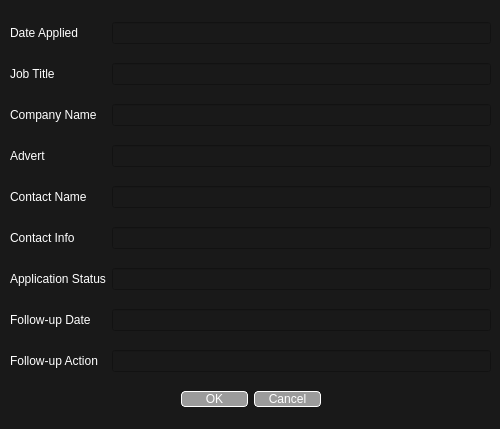
<?xml version="1.0" encoding="UTF-8"?>
<ui version="4.0">
 <class>EditAppDialog</class>
 <widget class="QDialog" name="EditAppDialog">
  <property name="geometry">
   <rect>
    <x>0</x>
    <y>0</y>
    <width>500</width>
    <height>429</height>
   </rect>
  </property>
  <property name="minimumSize">
   <size>
    <width>500</width>
    <height>0</height>
   </size>
  </property>
  <property name="windowTitle">
   <string>Dialog</string>
  </property>
  <property name="styleSheet">
   <string notr="true">background-color : rgb(25,25,25);
color :  rgb(255,255,255)</string>
  </property>
  <widget class="QWidget" name="gridLayoutWidget">
   <property name="geometry">
    <rect>
     <x>10</x>
     <y>9</y>
     <width>481</width>
     <height>411</height>
    </rect>
   </property>
   <layout class="QGridLayout" name="gridLayout">
    <item row="3" column="1">
     <widget class="QLineEdit" name="AdvertLink">
      <property name="readOnly">
       <bool>true</bool>
      </property>
     </widget>
    </item>
    <item row="7" column="0">
     <widget class="QLabel" name="lFollowUpDate">
      <property name="text">
       <string>Follow-up Date</string>
      </property>
     </widget>
    </item>
    <item row="4" column="0">
     <widget class="QLabel" name="lContactName">
      <property name="text">
       <string>Contact Name</string>
      </property>
     </widget>
    </item>
    <item row="1" column="1">
     <widget class="QLineEdit" name="JobTitle">
      <property name="readOnly">
       <bool>true</bool>
      </property>
     </widget>
    </item>
    <item row="6" column="0">
     <widget class="QLabel" name="lApplicatiopnStatus">
      <property name="text">
       <string>Application Status</string>
      </property>
     </widget>
    </item>
    <item row="5" column="0">
     <widget class="QLabel" name="lContactInfo">
      <property name="text">
       <string>Contact Info</string>
      </property>
     </widget>
    </item>
    <item row="3" column="0">
     <widget class="QLabel" name="lAdvert">
      <property name="text">
       <string>Advert</string>
      </property>
     </widget>
    </item>
    <item row="0" column="0">
     <widget class="QLabel" name="lDateApplied">
      <property name="text">
       <string>Date Applied</string>
      </property>
     </widget>
    </item>
    <item row="2" column="0">
     <widget class="QLabel" name="lCompanyName">
      <property name="text">
       <string>Company Name</string>
      </property>
     </widget>
    </item>
    <item row="0" column="1">
     <widget class="QLineEdit" name="DateApplied">
      <property name="minimumSize">
       <size>
        <width>120</width>
        <height>0</height>
       </size>
      </property>
      <property name="readOnly">
       <bool>true</bool>
      </property>
     </widget>
    </item>
    <item row="9" column="0" colspan="2">
     <widget class="QDialogButtonBox" name="buttonBox">
      <property name="styleSheet">
       <string notr="true">min-width : 65px;
background-color: rgb(155,155,155);
border:1px solid rgb(255,255,255);
border-radius: 4</string>
      </property>
      <property name="orientation">
       <enum>Qt::Horizontal</enum>
      </property>
      <property name="standardButtons">
       <set>QDialogButtonBox::Cancel|QDialogButtonBox::Ok</set>
      </property>
      <property name="centerButtons">
       <bool>true</bool>
      </property>
     </widget>
    </item>
    <item row="1" column="0">
     <widget class="QLabel" name="lJobTitle">
      <property name="text">
       <string>Job Title</string>
      </property>
     </widget>
    </item>
    <item row="2" column="1">
     <widget class="QLineEdit" name="CompanyName">
      <property name="readOnly">
       <bool>true</bool>
      </property>
     </widget>
    </item>
    <item row="8" column="0">
     <widget class="QLabel" name="lFollowUpAction">
      <property name="text">
       <string>Follow-up Action</string>
      </property>
     </widget>
    </item>
    <item row="4" column="1">
     <widget class="QLineEdit" name="ContactName"/>
    </item>
    <item row="5" column="1">
     <widget class="QLineEdit" name="ContactInfo"/>
    </item>
    <item row="6" column="1">
     <widget class="QLineEdit" name="ApplicationStatus"/>
    </item>
    <item row="7" column="1">
     <widget class="QLineEdit" name="FollowUpDate"/>
    </item>
    <item row="8" column="1">
     <widget class="QLineEdit" name="FollowUpAction"/>
    </item>
   </layout>
  </widget>
 </widget>
 <resources/>
 <connections>
  <connection>
   <sender>buttonBox</sender>
   <signal>accepted()</signal>
   <receiver>EditAppDialog</receiver>
   <slot>accept()</slot>
   <hints>
    <hint type="sourcelabel">
     <x>248</x>
     <y>254</y>
    </hint>
    <hint type="destinationlabel">
     <x>157</x>
     <y>274</y>
    </hint>
   </hints>
  </connection>
  <connection>
   <sender>buttonBox</sender>
   <signal>rejected()</signal>
   <receiver>EditAppDialog</receiver>
   <slot>reject()</slot>
   <hints>
    <hint type="sourcelabel">
     <x>316</x>
     <y>260</y>
    </hint>
    <hint type="destinationlabel">
     <x>286</x>
     <y>274</y>
    </hint>
   </hints>
  </connection>
 </connections>
</ui>
